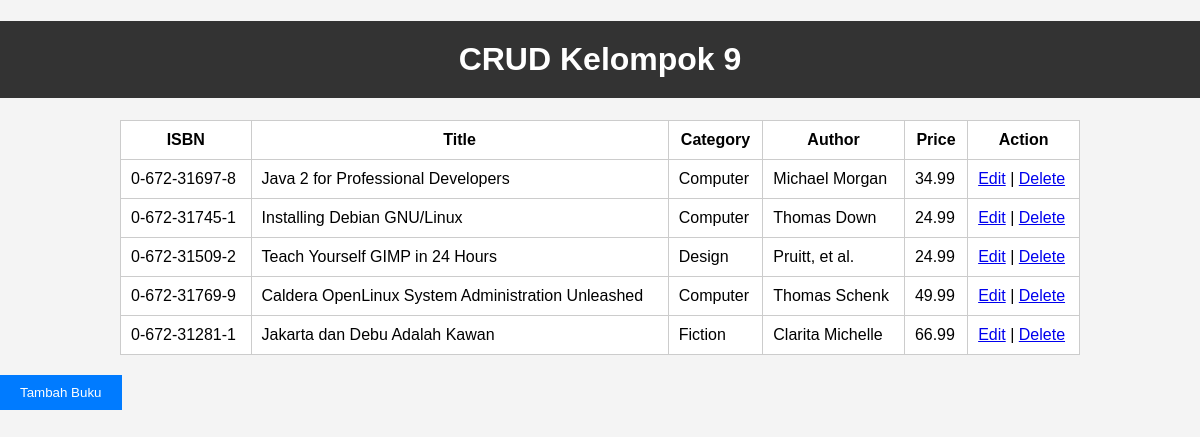
The app's page /admin.php, older data.
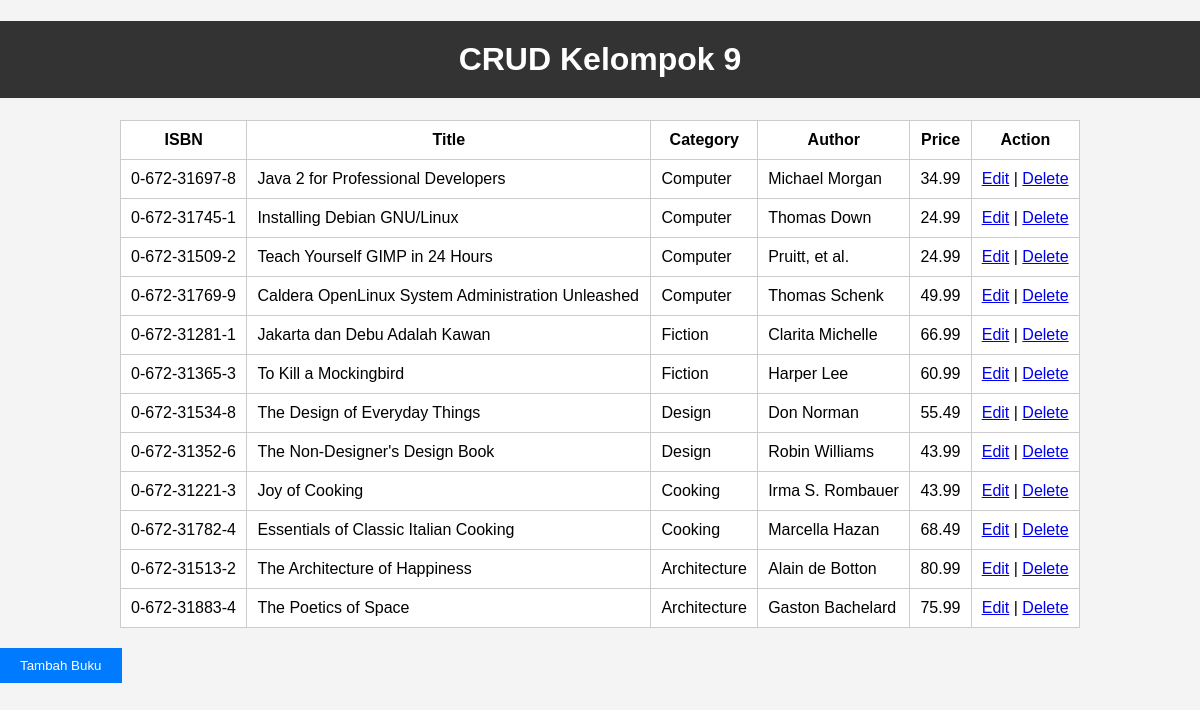
The same page, newer data.
### tables this page shows
CREATE TABLE `books` (
  `isbn` varchar(13) NOT NULL,
  `author` varchar(50) DEFAULT NULL,
  `title` varchar(100) DEFAULT NULL,
  `price` float(4,2) DEFAULT NULL,
  `categoryid` int(11) NOT NULL,
  `status` tinyint(1) DEFAULT 0
);

CREATE TABLE `categories` (
  `categoryid` int(11) NOT NULL,
  `name` varchar(100) NOT NULL
);

### admin.php (the view, shortened to what this page needs)
<!DOCTYPE html>
<html>
<head>
    <link rel="stylesheet" href="style.css">
</head>
<body>
    <h1>CRUD Kelompok 9</h1>
    <?php
    require_once('./db.php');
    $sql = "SELECT books.isbn, books.title, categories.name AS category, books.author, books.price FROM books INNER JOIN categories ON books.categoryid = categories.categoryid";
    $result = $db->query($sql);
    if ($result->num_rows > 0) {
        echo "<table border='1'>";
        echo "<tr><th>ISBN</th><th>Title</th><th>Category</th><th>Author</th><th>Price</th><th>Action</th></tr>";
        while ($row = $result->fetch_assoc()) {
            echo "<tr>";
            echo "<td>" . $row['isbn'] . "</td>";
            echo "<td>" . $row['title'] . "</td>";
            echo "<td>" . $row['category'] . "</td>";
            echo "<td>" . $row['author'] . "</td>";
            echo "<td>" . $row['price'] . "</td>";
            echo "<td>";
            if (isset($_GET['edit']) && $_GET['edit'] == $row['isbn']) {
                echo "<form method='post' action='admin.php'>";
                echo "<input type='hidden' name='isbn' value='" . $row['isbn'] . "'>";
                echo "<input type='text' name='new_isbn' value='" . $row['isbn'] . "'>";
                echo "<input type='text' name='new_title' value='" . $row['title'] . "'>";
                echo "<input type='text' name='new_category' value='" . $row['category'] . "'>";
                echo "<input type='text' name='new_author' value='" . $row['author'] . "'>";
                echo "<input type='text' name='new_price' value='" . $row['price'] . "'>";
                echo "<input type='submit' name='update' value='Save'>";
                echo "</form>";
            } else {
                echo "<a href='admin.php?edit=" . $row['isbn'] . "'>Edit</a>";
            }
            echo " | <a href='admin.php?delete=" . $row['isbn'] . "'>Delete</a>";
            echo "</td>";
            echo "</tr>";
        }
        echo "</table>";
    } else {
        echo "Tidak ada data buku.";
    }
    ?>
    <button id="tambahButton">Tambah Buku</button>
</body>
</html>

Row changes from the older to the newer data that the page shows:
changed books "Teach Yourself GIMP in 24 Hours": categoryid.name "Design" → "Computer"
added books: isbn "0-672-31365-3", title "To Kill a Mockingbird", categoryid.name "Fiction", author "Harper Lee", price "60.99"
added books: isbn "0-672-31534-8", title "The Design of Everyday Things", categoryid.name "Design", author "Don Norman", price "55.49"
added books: isbn "0-672-31352-6", title "The Non-Designer's Design Book", categoryid.name "Design", author "Robin Williams", price "43.99"
added books: isbn "0-672-31221-3", title "Joy of Cooking", categoryid.name "Cooking", author "Irma S. Rombauer", price "43.99"
added books: isbn "0-672-31782-4", title "Essentials of Classic Italian Cooking", categoryid.name "Cooking", author "Marcella Hazan", price "68.49"
added books: isbn "0-672-31513-2", title "The Architecture of Happiness", categoryid.name "Architecture", author "Alain de Botton", price "80.99"
added books: isbn "0-672-31883-4", title "The Poetics of Space", categoryid.name "Architecture", author "Gaston Bachelard", price "75.99"
